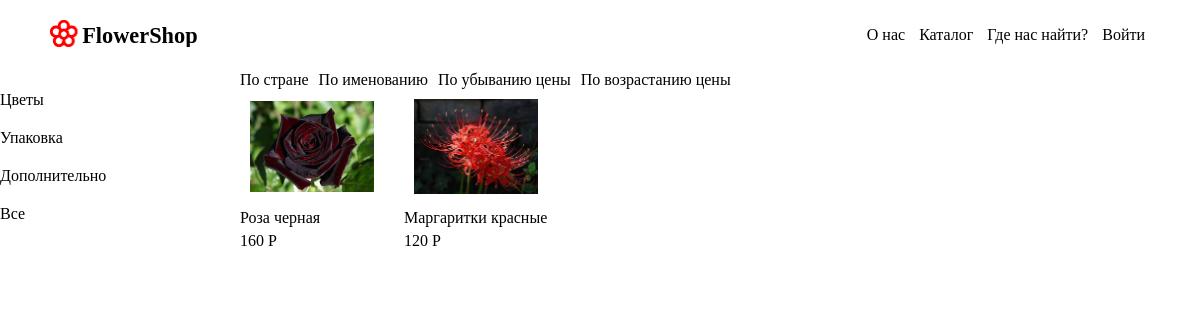
The page /products-page.php?type=1 on the database its author committed.
### tables this page shows
CREATE TABLE `product_types` (
  `id_product_type` int(11) NOT NULL,
  `product_type_name` varchar(50) NOT NULL
);

CREATE TABLE `products` (
  `id_product` int(11) NOT NULL,
  `image` text NOT NULL,
  `product_name` varchar(50) NOT NULL,
  `price` int(11) NOT NULL,
  `amount` int(11) NOT NULL,
  `color_id` int(11) NOT NULL,
  `product_type_id` int(11) NOT NULL,
  `country_id` int(11) NOT NULL
);

### database/dboperations.php (called while the page is built, shortened)
<?php
function getAll($query)
{
    require 'connect.php';
    $query = mysqli_query($connect, $query);
    if (mysqli_num_rows($query) > 0) {
        return mysqli_fetch_all($query, MYSQLI_ASSOC);
    } else {
        return false;
    }
}
class DBOperations
{
    public function getAllProductsWithFilter($product_type_id)
    {
        return getAll("
            select p.id_product, p.image, p.product_name, p.price, p.amount, c.color_name, pt.product_type_name, ct.country_name, p.product_type_id from products p
            left join colors c on c.id_color = p.color_id
            left join product_types pt on pt.id_product_type = p.product_type_id
            left join countries ct on ct.id_country = p.country_id
            where p.amount > 0 and p.product_type_id = '$product_type_id'
            order by p.id_product desc;
        ");
    }
    public function getAllProductTypes()
    {
        return getAll("
            select * from product_types
        ");
    }
}
?>

### products-page.php (the view, shortened to what this page needs)
<?php
    require_once 'database/dboperations.php';
    $product_type_id = $_GET['type'];
    $sort = $_GET['sort'];
    if (isset($product_type_id)) {
        $products = $db->getAllProductsWithFilter($product_type_id);
    } else if (isset($sort)) {
        $products = $db->getAllProductsWithSort($sort);
    } else {
        $products = $db->getAllProducts();
    }
    $product_types = $db->getAllProductTypes();
?>
<!DOCTYPE html>
<html lang="en">
<head>
    <?php require_once 'templates/head.php' ?>
</head>
<body>
    <?php require_once 'templates/header.php' ?>
    <div class="container product-container">
        <?php if($products): ?>
            <div class="product-types">
                <?php foreach($product_types as $type): ?>
                    <a href="?type=<?= $type['id_product_type'] ?>"><?= $type['product_type_name'] ?></a>
                <?php endforeach; ?>
                <a href="products-page.php">Все</a>
            </div>
            <div class="product-list">
                <div class="product-sort">
                    <a href="products-page.php?sort=ct.country_name asc">По стране</a>
                    <a href="products-page.php?sort=p.product_name asc">По именованию</a>
                    <a href="products-page.php?sort=p.price desc">По убыванию цены</a>
                    <a href="products-page.php?sort=p.price asc">По возрастанию цены</a>
                </div>
                <div class="products">
                    <?php foreach($products as $product): ?>
                        <a href="product-page.php?product_id=<?= $product['id_product'] ?>" class="product" data-class="<?= $product ?>">
                            <img src="http://localhost/flowershop<?= $product['image'] ?>" alt="">
                            <p class="product-name"><?= $product['product_name'] ?></p>
                            <p class="product-price"><?= $product['price'] ?> P</p>
                        </a>
                    <?php endforeach; ?>
                </div>
            </div>
        <?php else: ?>
            <h1 class="title">Товаров нет</h1>
        <?php endif; ?>
    </div>
</body>
</html>

### assets/css/style.css (style rules this page uses)
*, *::before, *::after { margin: 0; padding: 0; box-sizing: border-box; font-family: Hussar; }
img { width: 100%; height: 100%; object-fit: scale-down; }
a { text-decoration: none; color: black; }
.container { max-width: 1600px; margin: 0 auto; }
.product-container, .products { width: 100%; display: flex; flex-wrap: wrap; }
.products { gap: 20px; }
.product { width: 15%; display: flex; justify-content: center; flex-direction: column; gap: 5px; }
.product-types { display: flex; flex-direction: column; gap: 20px; margin-top: 20px; width: 20%; }
.product-sort { display: flex; gap: 10px; }
.product-list { width: 80%; }
.product > img { width: 100%; padding: 10px; }

### rows shown on the page
product_types: product_type_name "Цветы"
product_types: product_type_name "Упаковка"
product_types: product_type_name "Дополнительно"
products: image (picture), product_name "Роза черная", price "160"
products: image (picture), product_name "Маргаритки красные", price "120"
